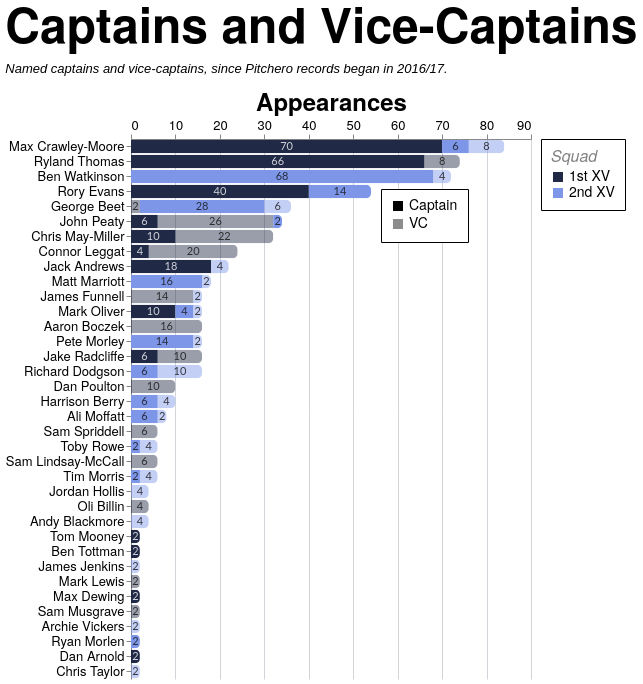

Express this chart as Vega-Lite.
### Vega-Lite specification from a JSON file in a GitHub repository (floating-point values rounded to 4 significant figures; data arrays with more than 128 entries replaced by an {"elided": "..."} marker saying what was removed)
{"config": {"axis": {"labelFont": "PT Sans Narrow, Helvetica Neue, Helvetica, Arial, sans-serif", "titleFont": "PT Sans Narrow, Helvetica Neue, Helvetica, Arial, sans-serif", "labelFontSize": 13, "titleFontSize": 24, "gridColor": "#202947", "gridOpacity": 0.2, "zindex": 1}, "text": {"font": "Lato, sans-serif"}, "bar": {"cornerRadiusEnd": 5}, "header": {"labelFont": "PT Sans Narrow, Helvetica Neue, Helvetica, Arial, sans-serif", "titleFont": "PT Sans Narrow, Helvetica Neue, Helvetica, Arial, sans-serif", "labelFontSize": 24, "titleFontSize": 28, "labelFontWeight": "bold", "orient": "left"}, "legend": {"labelFont": "PT Sans Narrow, Helvetica Neue, Helvetica, Arial, sans-serif", "titleFont": "PT Sans Narrow, Helvetica Neue, Helvetica, Arial, sans-serif", "labelFontSize": 14, "titleFontSize": 16, "titlePadding": 5, "fillColor": "white", "strokeColor": "black", "padding": 10, "titleFontWeight": "lighter", "titleFontStyle": "italic", "titleColor": "gray", "offset": 10}, "title": {"font": "PT Sans Narrow, Helvetica Neue, Helvetica, Arial, sans-serif", "fontSize": 48, "fontWeight": "bold", "anchor": "start", "align": "center", "titlePadding": 20, "subtitlePadding": 10, "subtitleFontSize": 13, "subtitleColor": "", "subtitleFontStyle": "italic", "offset": 15, "color": "black"}, "axisX": {"labelAngle": 0}, "facet": {"title": null, "header": null, "align": {"row": "each", "column": "each"}, "spacing": 10}, "resolve": {"scale": {"y": "independent", "facet": "independent"}}, "background": "transparent", "scale": {"offsetBandPaddingOuter": 0.2, "offsetBandPaddingInner": 0.1}, "view": {"stroke": null, "background": "transparent"}}, "layer": [{"mark": {"type": "bar"}, "encoding": {"color": {"field": "squad", "legend": {"labelExpr": "datum.value + ' XV'", "orient": "right", "title": "Squad"}, "scale": {"domain": ["1st", "2nd"], "range": ["#202946", "#7d96e8"]}, "sort": ["1st", "2nd"], "type": "nominal"}, "opacity": {"field": "role", "legend": {"legendX": 250, "legendY": 50, "orient": "none", "title": null}, "scale": {"domain": ["Captain", "VC"], "range": [1.0, 0.45]}, "sort": ["Captain", "VC"], "type": "nominal"}, "order": {"field": "stack_order", "sort": "ascending", "type": "quantitative"}, "tooltip": [{"field": "player", "title": "Player", "type": "nominal"}, {"field": "squad", "title": "Squad", "type": "nominal"}, {"field": "role", "title": "Role", "type": "nominal"}, {"field": "games_agg", "title": "Games", "type": "quantitative"}], "x": {"axis": {"orient": "top", "title": "Appearances"}, "field": "games_agg", "stack": "zero", "type": "quantitative"}, "y": {"field": "player", "sort": {"field": "player_total", "op": "max", "order": "descending"}, "title": null, "type": "nominal"}}, "transform": [{"aggregate": [{"op": "sum", "field": "games", "as": "games_agg"}, {"op": "max", "field": "player_total", "as": "player_total"}], "groupby": ["player", "squad", "role", "stack_order"]}]}, {"mark": {"type": "text", "align": "center", "baseline": "middle", "fontSize": 11, "opacity": 0.8}, "encoding": {"color": {"field": "label_color", "legend": null, "scale": null, "type": "nominal"}, "text": {"field": "games_agg", "format": ".0f", "type": "quantitative"}, "x": {"field": "x_mid", "type": "quantitative"}, "y": {"field": "player", "sort": {"field": "player_total", "op": "max", "order": "descending"}, "title": null, "type": "nominal"}}, "transform": [{"aggregate": [{"op": "sum", "field": "games", "as": "games_agg"}, {"op": "max", "field": "player_total", "as": "player_total"}], "groupby": ["player", "squad", "role", "stack_order"]}, {"groupby": ["player"], "stack": "games_agg", "sort": [{"field": "stack_order", "order": "ascending"}], "as": ["x0", "x1"]}, {"calculate": "(datum.x0 + datum.x1) / 2", "as": "x_mid"}, {"calculate": "datum.squad === '1st' && datum.role === 'Captain' ? '#ffffff' : '#111111'", "as": "label_color"}]}], "data": {"name": "data-b545977bbca218a5469d5674c7f20de5"}, "height": {"step": 15}, "title": {"text": "Captains and Vice-Captains", "subtitle": "Named captains and vice-captains, since Pitchero records began in 2016/17."}, "transform": [{"joinaggregate": [{"op": "sum", "field": "games", "as": "player_total"}], "groupby": ["player"]}], "width": 400, "$schema": "https://vega.github.io/schema/vega-lite/v5.20.1.json", "datasets": {"data-b545977bbca218a5469d5674c7f20de5": {"elided": "200 records"}}}
